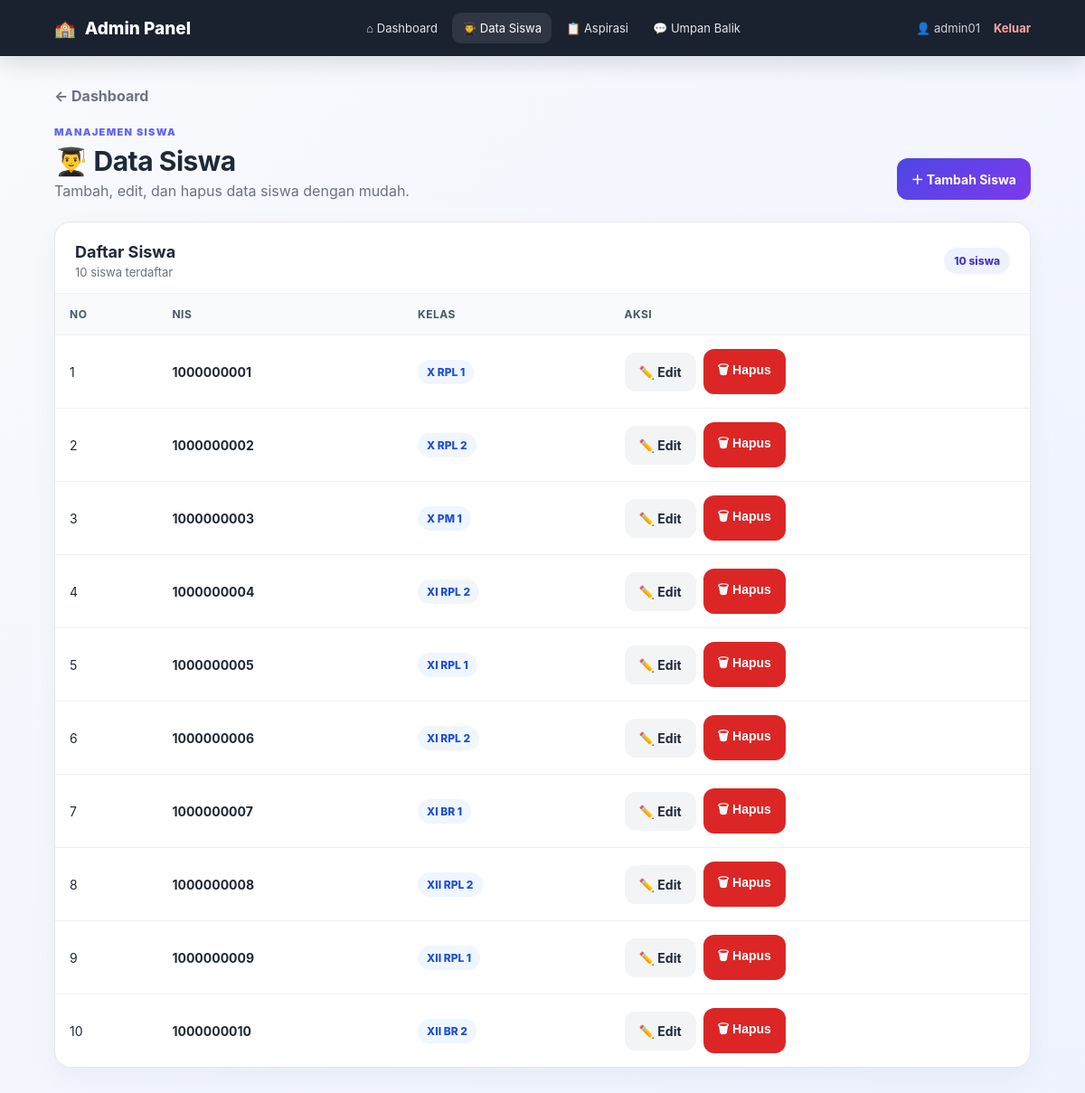
Page /VIEW/ADMIN/v_DaftarSiswa.php (signed in) on the committed database.
### tables this page shows
CREATE TABLE `siswa` (
  `nis` int(10) NOT NULL,
  `kelas` varchar(10) NOT NULL
);

### MODEL/config.php (called while the page is built)
<?php
return [
    'host' => 'localhost',
    'username' => 'root',
    'password' => '',
    'database' => 'sarpras',
    'charset' => 'utf8mb4',
];

### MODEL/m_koneksi.php (called while the page is built, shortened)
<?php
class Koneksi
{
    public function __construct()
    {
        $config = require __DIR__ . '/config.php';
        $host = (string) ($config['host'] ?? 'localhost');
        $username = (string) ($config['username'] ?? 'root');
        $password = (string) ($config['password'] ?? '');
        $database = (string) ($config['database'] ?? 'sarpras');
        $port = isset($config['port']) ? (int) $config['port'] : 3306;
        $db = @new mysqli($host, $username, $password, $database, $port);
        $charset = (string) ($config['charset'] ?? 'utf8mb4');
        $this->koneksi = $db;
    }
}

### MODEL/m_siswa.php (called while the page is built, shortened)
<?php
require_once __DIR__.'/m_koneksi.php';
class Siswa {
    private mysqli $db;
    public function __construct(){ $this->db=(new Koneksi())->koneksi; }
    public function getAll(): array { $r=$this->db->query('SELECT nis,kelas FROM siswa ORDER BY nis'); return $r?$r->fetch_all(MYSQLI_ASSOC):[]; }
}

### VIEW/ADMIN/v_DaftarSiswa.php (the view)
<?php session_start();if(!isset($_SESSION['admin'])){header('Location: ../auth/v_login.php?type=admin');exit;}require_once '../../MODEL/m_siswa.php';$data=(new Siswa())->getAll();$success=$_SESSION['success']??'';$error=$_SESSION['error']??'';unset($_SESSION['success'],$_SESSION['error']);?>
<!doctype html><html lang="id"><head><meta charset="utf-8"><meta name="viewport" content="width=device-width,initial-scale=1"><title>Data Siswa • Sarpras</title><link rel="stylesheet" href="../../ASSETS/modern.css"></head><body>
<nav class="navbar"><a class="nav-brand" href="v_dasbord_admin.php">🏫 <span>Admin Panel</span></a><ul class="nav-menu"><li><a href="v_dasbord_admin.php">⌂ Dashboard</a></li><li><a class="active" href="v_DaftarSiswa.php">👨‍🎓 Data Siswa</a></li><li><a href="v_DataAspirasi.php">📋 Aspirasi</a></li><li><a href="UmpanBalik.php">💬 Umpan Balik</a></li></ul><div class="nav-user">👤 <?=htmlspecialchars($_SESSION['username']??'Admin')?> <a class="logout-link" href="../../CONTROLLER/c_auth.php?logout=1">Keluar</a></div></nav>
<main><a class="back" href="v_dasbord_admin.php">← Dashboard</a><div class="page-head"><div><span class="eyebrow">MANAJEMEN SISWA</span><h1>👨‍🎓 Data Siswa</h1><p>Tambah, edit, dan hapus data siswa dengan mudah.</p></div><a class="btn btn-primary" href="FormTambahSiswa.php">＋ Tambah Siswa</a></div><?php if($success):?><div class="alert success">✓ <?=htmlspecialchars($success)?></div><?php endif;?><?php if($error):?><div class="alert error">⚠️ <?=htmlspecialchars($error)?></div><?php endif;?><div class="table-card"><div class="section-head"><div><h2>Daftar Siswa</h2><p><?=count($data)?> siswa terdaftar</p></div><span class="count-pill"><?=count($data)?> siswa</span></div><div class="table-wrap"><table><thead><tr><th>No</th><th>NIS</th><th>Kelas</th><th>Aksi</th></tr></thead><tbody><?php if(!$data):?><tr><td colspan="4" class="empty">Belum ada data siswa.</td></tr><?php endif;?><?php $no=1;foreach($data as $s):?><tr><td><?=$no++?></td><td><b><?=$s['nis']?></b></td><td><span class="badge badge-proses"><?=htmlspecialchars($s['kelas'])?></span></td><td><div class="inline-form"><a class="btn btn-light" href="FormEditSiswa.php?nis=<?=$s['nis']?>">✏️ Edit</a><form method="post" action="../../CONTROLLER/c_siswa.php" onsubmit="return confirm('Hapus siswa NIS <?=$s['nis']?>? Data aspirasi siswa juga dapat ikut terhapus.')"><input type="hidden" name="action" value="hapus"><input type="hidden" name="nis" value="<?=$s['nis']?>"><button class="btn btn-danger" type="submit">🗑 Hapus</button></form></div></td></tr><?php endforeach;?></tbody></table></div></div></main></body></html>

### ASSETS/modern.css (style rules this page uses)
:root { --primary:#4f46e5;--primary2:#7c3aed;--dark:#111827;--text:#1f2937;--muted:#6b7280; --bg:#f5f7fb;--white:#fff;--border:#e5e7eb;--success:#16a34a;--warning:#d97706;--danger:#dc2626; }
* { box-sizing:border-box }
html { scroll-behavior:smooth }
body { margin:0;font-family:Inter,Segoe UI,Arial,sans-serif;background:linear-gradient(135deg,#f8fafc,#eef2ff);color:var(--text) }
a { color:inherit }
.navbar { position:sticky;top:0;z-index:20;background:rgba(17,24,39,.96);backdrop-filter:blur(12px);color:#fff;padding:14px 5%;display:flex;align-items:center;gap:18px;box-shadow:0 8px 25px #11182722 }
.nav-brand { display:flex;align-items:center;gap:10px;font-weight:800;font-size:19px;white-space:nowrap }
.nav-menu { display:flex;align-items:center;gap:5px;list-style:none;margin:0;padding:0;flex:1;justify-content:center }
.nav-menu a { display:flex;align-items:center;gap:7px;text-decoration:none;padding:9px 11px;border-radius:10px;font-size:13px;color:#e5e7eb }
.nav-user { display:flex;align-items:center;gap:8px;font-size:13px;color:#d1d5db;white-space:nowrap }
.container,main { width:min(1180px,90%);margin:34px auto }
.page-head { display:flex;justify-content:space-between;align-items:flex-end;gap:20px;margin-bottom:24px }
.page-head h1 { margin:0 0 5px;font-size:30px;letter-spacing:-.5px }
.page-head p { margin:0;color:var(--muted) }
.menu a,.btn { display:inline-flex;align-items:center;justify-content:center;gap:8px;text-decoration:none;border:0;border-radius:12px;padding:13px 16px;background:var(--dark);color:#fff;font-weight:700;font-size:14px;cursor:pointer;transition:.2s }
.btn-primary { background:linear-gradient(135deg,var(--primary),var(--primary2)) }
.btn-danger { background:var(--danger) }
.btn-light { background:#f3f4f6;color:var(--text) }
.table-card { background:#fff;border:1px solid var(--border);border-radius:18px;box-shadow:0 10px 30px #1118270b;overflow:hidden }
.table-wrap { overflow-x:auto }
table { width:100%;border-collapse:collapse;min-width:720px }
th,td { padding:15px 16px;text-align:left;border-bottom:1px solid #eef0f4;font-size:14px }
th { background:#f8fafc;color:#475569;font-size:12px;text-transform:uppercase;letter-spacing:.04em }
tr:last-child td { border-bottom:0 }
.badge { display:inline-flex;padding:6px 10px;border-radius:999px;font-size:12px;font-weight:800 }
.badge-proses { background:#eff6ff;color:#1d4ed8 }
.back { display:inline-flex;align-items:center;gap:7px;text-decoration:none;color:var(--muted);font-weight:700;margin-bottom:18px }
.inline-form { display:flex;align-items:center;gap:8px }
.eyebrow { display:inline-block;font-size:11px;letter-spacing:.12em;font-weight:900;color:#6366f1;margin-bottom:7px }
.nav-brand { text-decoration:none }
.nav-menu a.active { background:#ffffff18;color:#fff }
.logout-link { color:#fca5a5;text-decoration:none;margin-left:7px;font-weight:700 }
.section-head { display:flex;justify-content:space-between;align-items:center;gap:15px;padding:22px 22px 15px;border-bottom:1px solid #eef0f4 }
.section-head h2 { margin:0 0 4px;font-size:18px }
.section-head p { margin:0;color:var(--muted);font-size:13px }
.count-pill { background:#eef2ff;color:#4338ca;border-radius:999px;padding:7px 11px;font-size:12px;font-weight:800;white-space:nowrap }

### rows in the picture
siswa: nis "1000000001", kelas "X RPL 1"
siswa: nis "1000000002", kelas "X RPL 2"
siswa: nis "1000000003", kelas "X PM 1"
siswa: nis "1000000004", kelas "XI RPL 2"
siswa: nis "1000000005", kelas "XI RPL 1"
siswa: nis "1000000006", kelas "XI RPL 2"
siswa: nis "1000000007", kelas "XI BR 1"
siswa: nis "1000000008", kelas "XII RPL 2"
siswa: nis "1000000009", kelas "XII RPL 1"
siswa: nis "1000000010", kelas "XII BR 2"

### other values in the picture
$_SESSION['username'] "admin01"
count($data) "10"
